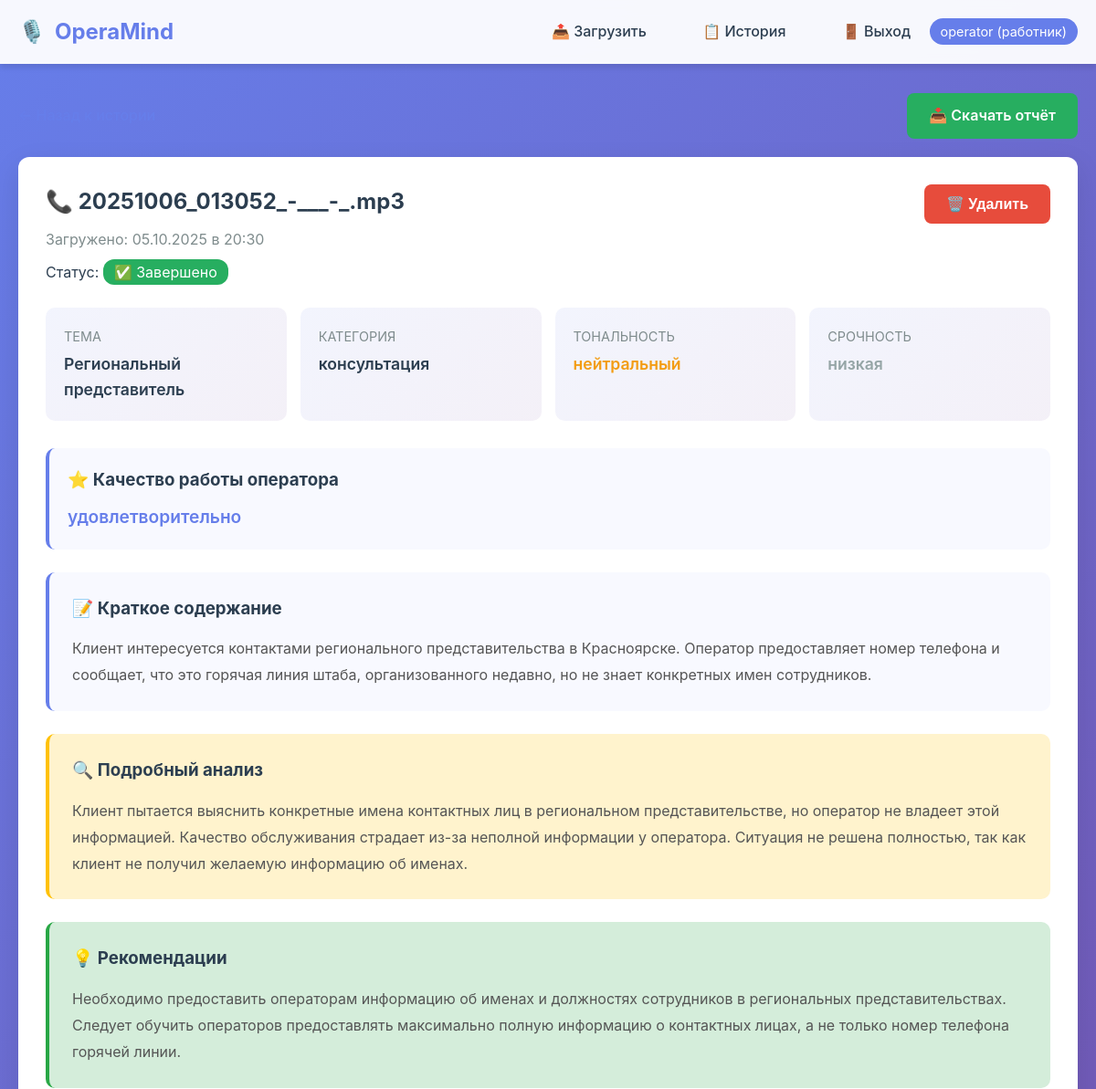
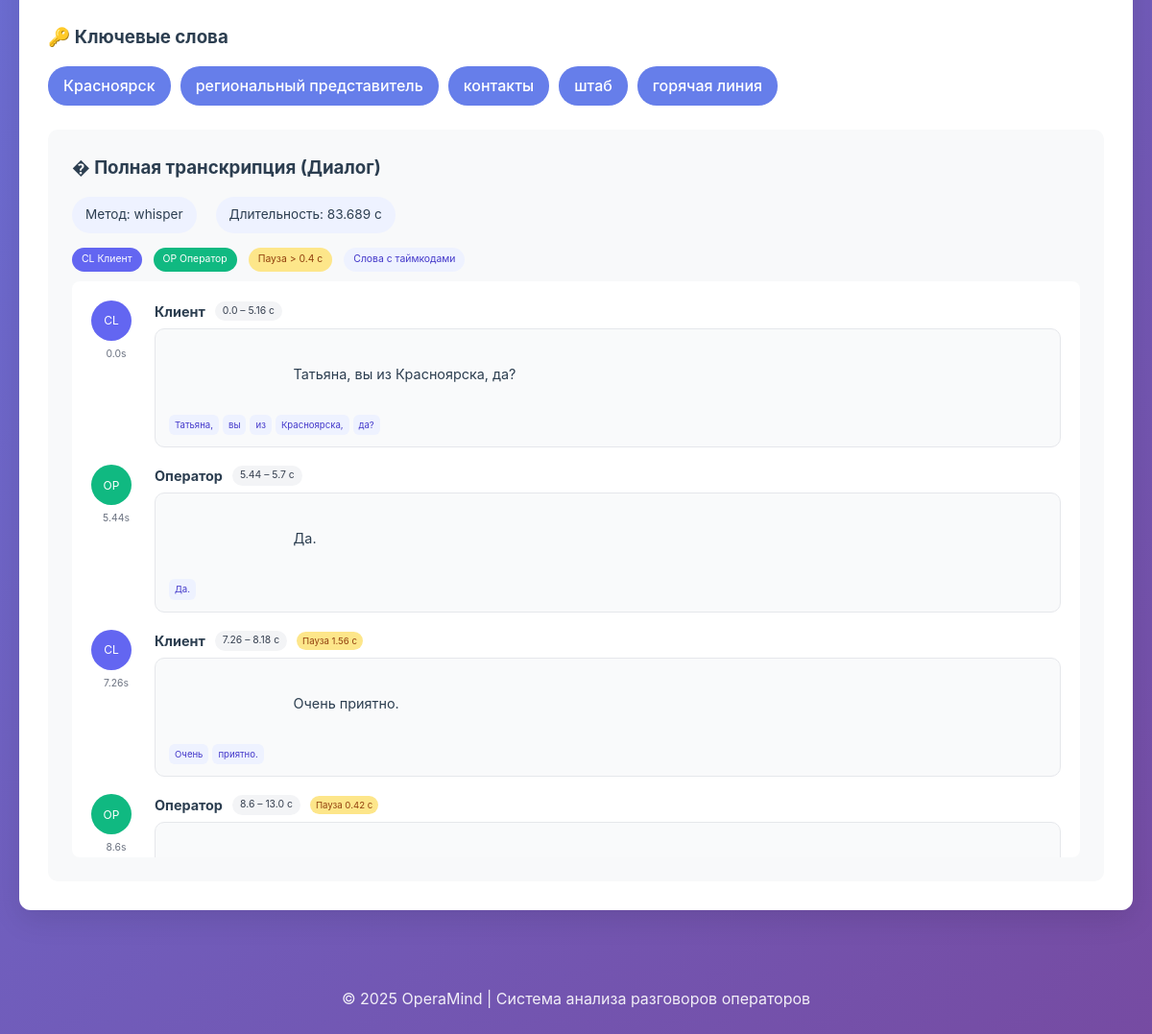
Screenshot of /conversation/2 (signed in) with the database file from the repository (2 pictures, top to bottom).
### models.py (models this page shows, shortened)
class User(UserMixin, db.Model):
    id = db.Column(db.Integer, primary_key=True)
    username = db.Column(db.String(80), unique=True, nullable=False)
    password_hash = db.Column(db.String(200), nullable=False)
    created_at = db.Column(db.DateTime, default=datetime.utcnow)
    is_admin = db.Column(db.Boolean, default=False)
    conversations = db.relationship('Conversation', backref='user', lazy=True, cascade='all, delete-orphan')

class Conversation(db.Model):
    id = db.Column(db.Integer, primary_key=True)
    filename = db.Column(db.String(255), nullable=False)
    filepath = db.Column(db.String(500), nullable=False)
    duration = db.Column(db.Integer)
    upload_date = db.Column(db.DateTime, default=datetime.utcnow)
    status = db.Column(db.String(50), default='pending')  # pending/transcribing/analyzing/completed/error
    user_id = db.Column(db.Integer, db.ForeignKey('user.id'), nullable=False)
    analysis = db.relationship('Analysis', backref='conversation', uselist=False, cascade='all, delete-orphan')

class Analysis(db.Model):
    id = db.Column(db.Integer, primary_key=True)
    conversation_id = db.Column(db.Integer, db.ForeignKey('conversation.id'), nullable=False)
    transcript = db.Column(db.Text)
    topic = db.Column(db.String(100))
    category = db.Column(db.String(50))
    sentiment = db.Column(db.String(50))
    urgency = db.Column(db.String(50))
    keywords = db.Column(db.Text)  # JSON
    summary = db.Column(db.Text)
    detailed_analysis = db.Column(db.Text)  # Подробный анализ
    operator_quality = db.Column(db.String(50))  # Оценка работы оператора
    recommendations = db.Column(db.Text)  # Рекомендации
    created_at = db.Column(db.DateTime, default=datetime.utcnow)

### app.py (the view)
@app.route('/conversation/<int:conversation_id>')
@login_required
def conversation_detail(conversation_id):
    conversation = Conversation.query.get_or_404(conversation_id)
    if conversation.user_id != current_user.id and not getattr(current_user, 'is_admin', False):
        flash('❌ Нет доступа', 'error')
        return redirect(url_for('history'))
    return render_template('conversation_detail.html', conversation=conversation)

### templates/conversation_detail.html (shortened to what this page needs)
{% extends "base.html" %}
{% block content %}
<div style="margin-bottom: 20px; display: flex; justify-content: space-between; align-items: center;">
    <a href="{{ url_for('history') }}" style="color: #667eea; text-decoration: none; font-weight: 500;">
    </a>
    {% if conversation.analysis %}
    <a href="{{ url_for('download_report', conversation_id=conversation.id) }}" class="btn" style="background: #27ae60;">
        📥 Скачать отчёт
    </a>
    {% endif %}
</div>
<div class="card">
    <div style="display: flex; justify-content: space-between; align-items: start; margin-bottom: 25px;">
        <div>
            <h2 style="color: #2c3e50; margin-bottom: 10px;">📞 {{ conversation.filename }}</h2>
            <p style="color: #7f8c8d;">
                Загружено: {{ conversation.upload_date.strftime('%d.%m.%Y в %H:%M') }}
            </p>
            <p style="margin-top: 10px;">
                Статус:
                {% if conversation.status == 'completed' %}
                    <span style="background: #27ae60; color: white; padding: 4px 12px; border-radius: 12px;">✅ Завершено</span>
                {% elif conversation.status == 'transcribing' %}
                    <span style="background: #3498db; color: white; padding: 4px 12px; border-radius: 12px;">🎧 Транскрипция...</span>
                {% elif conversation.status == 'analyzing' %}
                    <span style="background: #f39c12; color: white; padding: 4px 12px; border-radius: 12px;">🤖 Анализ...</span>
                {% elif conversation.status == 'error' %}
                    <span style="background: #e74c3c; color: white; padding: 4px 12px; border-radius: 12px;">❌ Ошибка</span>
                {% else %}
                    <span style="background: #95a5a6; color: white; padding: 4px 12px; border-radius: 12px;">⏳ Ожидает</span>
                {% endif %}
            </p>
        </div>
        <form method="POST" action="{{ url_for('delete_conversation', conversation_id=conversation.id) }}"
              onsubmit="return confirm('Удалить этот разговор?');">
            <button type="submit" class="btn btn-danger">🗑️ Удалить</button>
        </form>
    </div>
    {% if conversation.analysis %}
    <div style="display: grid; grid-template-columns: repeat(auto-fit, minmax(200px, 1fr)); gap: 15px; margin-bottom: 30px;">
        <div style="background: linear-gradient(135deg, #667eea15 0%, #764ba215 100%); padding: 20px; border-radius: 10px;">
            <p style="color: #7f8c8d; font-size: 0.9rem; margin-bottom: 5px;">ТЕМА</p>
            <p style="color: #2c3e50; font-weight: 600; font-size: 1.1rem;">{{ conversation.analysis.topic }}</p>
        </div>
        <div style="background: linear-gradient(135deg, #667eea15 0%, #764ba215 100%); padding: 20px; border-radius: 10px;">
            <p style="color: #7f8c8d; font-size: 0.9rem; margin-bottom: 5px;">КАТЕГОРИЯ</p>
            <p style="color: #2c3e50; font-weight: 600; font-size: 1.1rem;">{{ conversation.analysis.category }}</p>
        </div>
        <div style="background: linear-gradient(135deg, #667eea15 0%, #764ba215 100%); padding: 20px; border-radius: 10px;">
            <p style="color: #7f8c8d; font-size: 0.9rem; margin-bottom: 5px;">ТОНАЛЬНОСТЬ</p>
            {% if conversation.analysis.sentiment == 'позитивный' %}
                <p style="font-weight: 600; font-size: 1.1rem; color: #27ae60;">{{ conversation.analysis.sentiment }}</p>
            {% elif conversation.analysis.sentiment == 'негативный' %}
                <p style="font-weight: 600; font-size: 1.1rem; color: #e74c3c;">{{ conversation.analysis.sentiment }}</p>
            {% else %}
                <p style="font-weight: 600; font-size: 1.1rem; color: #f39c12;">{{ conversation.analysis.sentiment }}</p>
            {% endif %}
        </div>
        <div style="background: linear-gradient(135deg, #667eea15 0%, #764ba215 100%); padding: 20px; border-radius: 10px;">
            <p style="color: #7f8c8d; font-size: 0.9rem; margin-bottom: 5px;">СРОЧНОСТЬ</p>
            {% if conversation.analysis.urgency == 'критическая' %}
                <p style="font-weight: 600; font-size: 1.1rem; color: #e74c3c;">{{ conversation.analysis.urgency }}</p>
            {% elif conversation.analysis.urgency == 'высокая' %}
                <p style="font-weight: 600; font-size: 1.1rem; color: #f39c12;">{{ conversation.analysis.urgency }}</p>
            {% elif conversation.analysis.urgency == 'средняя' %}
                <p style="font-weight: 600; font-size: 1.1rem; color: #3498db;">{{ conversation.analysis.urgency }}</p>
            {% else %}
                <p style="font-weight: 600; font-size: 1.1rem; color: #95a5a6;">{{ conversation.analysis.urgency }}</p>
            {% endif %}
        </div>
    </div>
    {% if conversation.analysis.operator_quality %}
    <div style="background: #f8f9ff; padding: 20px; border-radius: 10px; margin-bottom: 25px; border-left: 4px solid #667eea;">
        <h3 style="color: #2c3e50; margin-bottom: 10px;">⭐ Качество работы оператора</h3>
        <p style="font-size: 1.2rem; font-weight: 600; color: #667eea;">{{ conversation.analysis.operator_quality }}</p>
    </div>
    {% endif %}
    <div style="background: #f8f9ff; padding: 25px; border-radius: 10px; margin-bottom: 25px; border-left: 4px solid #667eea;">
        <h3 style="color: #2c3e50; margin-bottom: 15px;">📝 Краткое содержание</h3>
        <p style="color: #555; line-height: 1.8;">{{ conversation.analysis.summary }}</p>
    </div>
    {% if conversation.analysis.detailed_analysis %}
    <div style="background: #fff3cd; padding: 25px; border-radius: 10px; margin-bottom: 25px; border-left: 4px solid #ffc107;">
        <h3 style="color: #2c3e50; margin-bottom: 15px;">🔍 Подробный анализ</h3>
        <p style="color: #555; line-height: 1.8; white-space: pre-line;">{{ conversation.analysis.detailed_analysis }}</p>
    </div>
    {% endif %}
    {% if conversation.analysis.recommendations %}
    <div style="background: #d4edda; padding: 25px; border-radius: 10px; margin-bottom: 25px; border-left: 4px solid #28a745;">
        <h3 style="color: #2c3e50; margin-bottom: 15px;">💡 Рекомендации</h3>
        <p style="color: #555; line-height: 1.8; white-space: pre-line;">{{ conversation.analysis.recommendations }}</p>
    </div>
    {% endif %}
    <div style="margin-bottom: 25px;">
        <h3 style="color: #2c3e50; margin-bottom: 15px;">🔑 Ключевые слова</h3>
        <div style="display: flex; flex-wrap: wrap; gap: 10px;">
            {% if conversation.analysis.keywords %}
                {% set keywords = conversation.analysis.keywords|from_json %}
                {% for keyword in keywords %}
                <span style="background: #667eea; color: white; padding: 8px 16px; border-radius: 20px; font-weight: 500;">
                    {{ keyword }}
                </span>
                {% endfor %}
            {% endif %}
        </div>
    </div>
    <div style="background: #f8f9fa; padding: 25px; border-radius: 10px;">
        <h3 style="color: #2c3e50; margin-bottom: 15px;">� Полная транскрипция (Диалог)</h3>
        {% set is_json = False %}
        {% set structured = None %}
        {% if conversation.analysis.transcript %}
            {% set raw = conversation.analysis.transcript %}
            {% if raw.startswith('{') %}
                {% set is_json = True %}
                {% set structured = raw|from_json %}
            {% endif %}
        {% endif %}
        {% if is_json and structured and structured.segments %}
        <div style="display:flex; gap:20px; flex-wrap:wrap; margin-bottom:15px;">
            <div style="background:#eef2ff;padding:8px 14px;border-radius:20px;font-size:0.85rem;">Метод: {{ structured.meta.method if structured.meta and structured.meta.method }}</div>
            <div style="background:#eef2ff;padding:8px 14px;border-radius:20px;font-size:0.85rem;">Длительность: {{ structured.meta.duration_sec }} c</div>
        </div>
        <div style="display:flex; gap:12px; flex-wrap:wrap; margin-bottom:10px; font-size:0.65rem;">
            <span style="background:#6366f1;color:white;padding:4px 10px;border-radius:14px;">CL Клиент</span>
            <span style="background:#10b981;color:white;padding:4px 10px;border-radius:14px;">OP Оператор</span>
            <span style="background:#fde68a;color:#92400e;padding:4px 10px;border-radius:14px;">Пауза &gt; 0.4 c</span>
            <span style="background:#eef2ff;color:#4338ca;padding:4px 10px;border-radius:14px;">Слова с таймкодами</span>
        </div>
        <div id="chat" style="background: white; padding: 20px; border-radius: 8px; max-height: 600px; overflow-y: auto; color:#2c3e50;">
            {% for seg in structured.segments %}
                {% set seg_type = seg.segment_type if 'segment_type' in seg else ('speech') %}
                <div class="seg {% if seg_type=='silence' %}silence{% endif %}" style="margin-bottom:18px; display:flex; gap:14px; align-items:flex-start;">
                    <div style="width:52px;text-align:center;">
                        {% if seg.speaker == 'client' %}
                            <div style="background:#6366f1;color:white;width:42px;height:42px;display:flex;align-items:center;justify-content:center;border-radius:50%;font-size:0.75rem;">CL</div>
                        {% elif seg.speaker == 'operator' %}
                            <div style="background:#10b981;color:white;width:42px;height:42px;display:flex;align-items:center;justify-content:center;border-radius:50%;font-size:0.75rem;">OP</div>
                        {% else %}
                            <div style="background:#9ca3af;color:white;width:42px;height:42px;display:flex;align-items:center;justify-content:center;border-radius:50%;font-size:0.75rem;">UK</div>
                        {% endif %}
                        <div style="margin-top:6px;font-size:0.65rem;color:#6b7280;">{{ seg.start }}s</div>
                    </div>
                    <div style="flex:1;">
                        <div style="display:flex;align-items:center;gap:10px; margin-bottom:6px;">
                            <strong style="font-size:0.9rem;">
                                {% if seg.speaker == 'client' %}Клиент{% elif seg.speaker == 'operator' %}Оператор{% else %}Неизвестно{% endif %}
                            </strong>
                            <span style="background:#f3f4f6;padding:2px 8px;border-radius:12px;font-size:0.65rem;color:#374151;">{{ seg.start }} – {{ seg.end }} c</span>
                            {% if seg.gap_from_prev and seg.gap_from_prev > 0.4 %}
                                <span style="background:#fde68a;padding:2px 6px;border-radius:12px;font-size:0.6rem;color:#92400e;">Пауза {{ seg.gap_from_prev }} c</span>
                            {% endif %}
                        </div>
                        <div class="bubble" style="background:#f9fafb;border:1px solid #e5e7eb;padding:12px 14px;border-radius:10px;line-height:1.6;font-size:0.9rem; position:relative;">
                            <div style="margin-bottom:8px; white-space:pre-wrap;">
                                {% if seg_type=='silence' %}<em>{{ seg.text }}</em>{% else %}{{ seg.text }}{% endif %}
                            </div>
                            {% if seg.words %}
                                <div style="display:flex; flex-wrap:wrap; gap:4px; margin-top:6px;">
                                    {% for w in seg.words %}
                                        <span class="word" data-start="{{ w.start }}" data-end="{{ w.end }}" title="{{ w.start }}–{{ w.end }} c" style="background:#eef2ff;color:#4338ca;padding:3px 6px;border-radius:6px;font-size:0.6rem; cursor:help; transition:background .3s;">{{ w.w }}</span>
                                    {% endfor %}
                                </div>
                            {% endif %}
                        </div>
                    </div>
                </div>
            {% endfor %}
        </div>
        {% else %}
            <div style="background: white; padding: 20px; border-radius: 8px; max-height: 500px; overflow-y: auto; line-height: 1.8; color: #2c3e50; white-space: pre-line;">{{ conversation.analysis.transcript }}</div>
        {% endif %}
    </div>
    {% endif %}
</div>
{% endblock %}

### templates/base.html (shortened to what this page needs)
<!DOCTYPE html>
<html lang="ru">
<head>
</head>
<body>
    <nav class="navbar">
        <div class="container">
            <div class="logo">
                🎙️ <span>OperaMind</span>
            </div>
            {% if current_user.is_authenticated %}
            <nav>
                <a href="{{ url_for('index') }}">📤 Загрузить</a>
                {% if not current_user.is_admin %}
                <a href="{{ url_for('history') }}">📋 История</a>
                {% endif %}
                <a href="{{ url_for('logout') }}">🚪 Выход</a>
                <span class="user-badge">
                    {{ current_user.username }}
                    {% if current_user.is_admin %}
                        (админ)
                    {% else %}
                        (работник)
                    {% endif %}
                </span>
            </nav>
            {% endif %}
        </div>
    </nav>
    <div class="container">
        {% block content %}{% endblock %}
    </div>
    <footer>
        <p>© 2025 OperaMind | Система анализа разговоров операторов</p>
    </footer>
</body>
</html>

### rows the page displays
User: username "operator"
Conversation: filename "20251006_013052_-___-_.mp3", upload_date "05.10.2025 в 20:30"
Analysis: analysis.topic "Региональный представитель", analysis.category "консультация", analysis.sentiment "нейтральный", analysis.urgency "низкая", analysis.operator_quality "удовлетворительно", analysis.summary "Клиент интересуется контактами регионального представительства в Красноярске. Оператор предоставляет номер телефона и сообщает, что это горячая линия штаба, организованного недавно, но не знает конкретных имен сотрудников.", analysis.detailed_analysis "Клиент пытается выяснить конкретные имена контактных лиц в региональном представительстве, но оператор не владеет этой информацией. Качество обслуживания страдает из-за неполной информации у оператора. Ситуация не решена полностью, так как клиент не получил желаемую информацию об именах.", analysis.recommendations "Необходимо предоставить операторам информацию об именах и должностях сотрудников в региональных представительствах. Следует обучить операторов предоставлять максимально полную информацию о контактных лицах, а не только номер телефона горячей линии."

### other values shown
{{ keyword }} "Красноярск" "региональный представитель" "контакты" "штаб" "горячая линия"
{{ structured.meta.method if structured.meta and structured.meta.method }} "whisper"
{{ structured.meta.duration_sec }} "83.689"
{{ seg.start }} "0.0" "5.44" "7.26" "8.6"
{{ seg.end }} "5.16" "5.7" "8.18" "13.0"
{{ seg.text }} "Татьяна, вы из Красноярска, да?" "Да." "Очень приятно."
{{ w.w }} "Татьяна," "вы" "из" "Красноярска," "да?" "Да." "Очень" "приятно."
{{ seg.gap_from_prev }} "1.56" "0.42"
